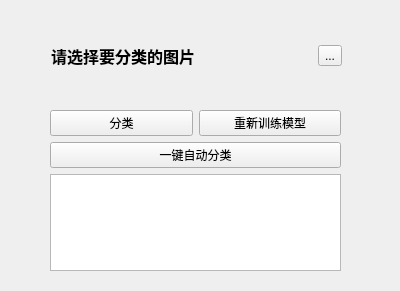
<?xml version="1.0" encoding="UTF-8"?>
<ui version="4.0">
 <class>Form</class>
 <widget class="QWidget" name="Form">
  <property name="geometry">
   <rect>
    <x>0</x>
    <y>0</y>
    <width>400</width>
    <height>291</height>
   </rect>
  </property>
  <property name="windowTitle">
   <string>Form</string>
  </property>
  <widget class="QLabel" name="label_2">
   <property name="geometry">
    <rect>
     <x>50</x>
     <y>80</y>
     <width>291</width>
     <height>20</height>
    </rect>
   </property>
   <property name="font">
    <font>
     <family>Adobe Devanagari</family>
     <pointsize>10</pointsize>
    </font>
   </property>
   <property name="text">
    <string/>
   </property>
  </widget>
  <widget class="QWidget" name="layoutWidget">
   <property name="geometry">
    <rect>
     <x>51</x>
     <y>41</y>
     <width>291</width>
     <height>29</height>
    </rect>
   </property>
   <layout class="QHBoxLayout" name="horizontalLayout">
    <item>
     <widget class="QLabel" name="label">
      <property name="font">
       <font>
        <family>Adobe Devanagari</family>
        <pointsize>12</pointsize>
        <weight>75</weight>
        <bold>true</bold>
       </font>
      </property>
      <property name="text">
       <string>请选择要分类的图片</string>
      </property>
     </widget>
    </item>
    <item>
     <widget class="QToolButton" name="toolButton">
      <property name="text">
       <string>...</string>
      </property>
     </widget>
    </item>
   </layout>
  </widget>
  <widget class="QWidget" name="layoutWidget">
   <property name="geometry">
    <rect>
     <x>50</x>
     <y>110</y>
     <width>291</width>
     <height>161</height>
    </rect>
   </property>
   <layout class="QGridLayout" name="gridLayout">
    <item row="0" column="0">
     <widget class="QPushButton" name="pushButton_2">
      <property name="text">
       <string>分类</string>
      </property>
     </widget>
    </item>
    <item row="0" column="1">
     <widget class="QPushButton" name="pushButton">
      <property name="text">
       <string>重新训练模型</string>
      </property>
     </widget>
    </item>
    <item row="2" column="0" colspan="2">
     <widget class="QTextBrowser" name="textBrowser"/>
    </item>
    <item row="1" column="0" colspan="2">
     <widget class="QPushButton" name="pushButton_3">
      <property name="text">
       <string>一键自动分类</string>
      </property>
     </widget>
    </item>
   </layout>
  </widget>
 </widget>
 <resources/>
 <connections/>
</ui>
